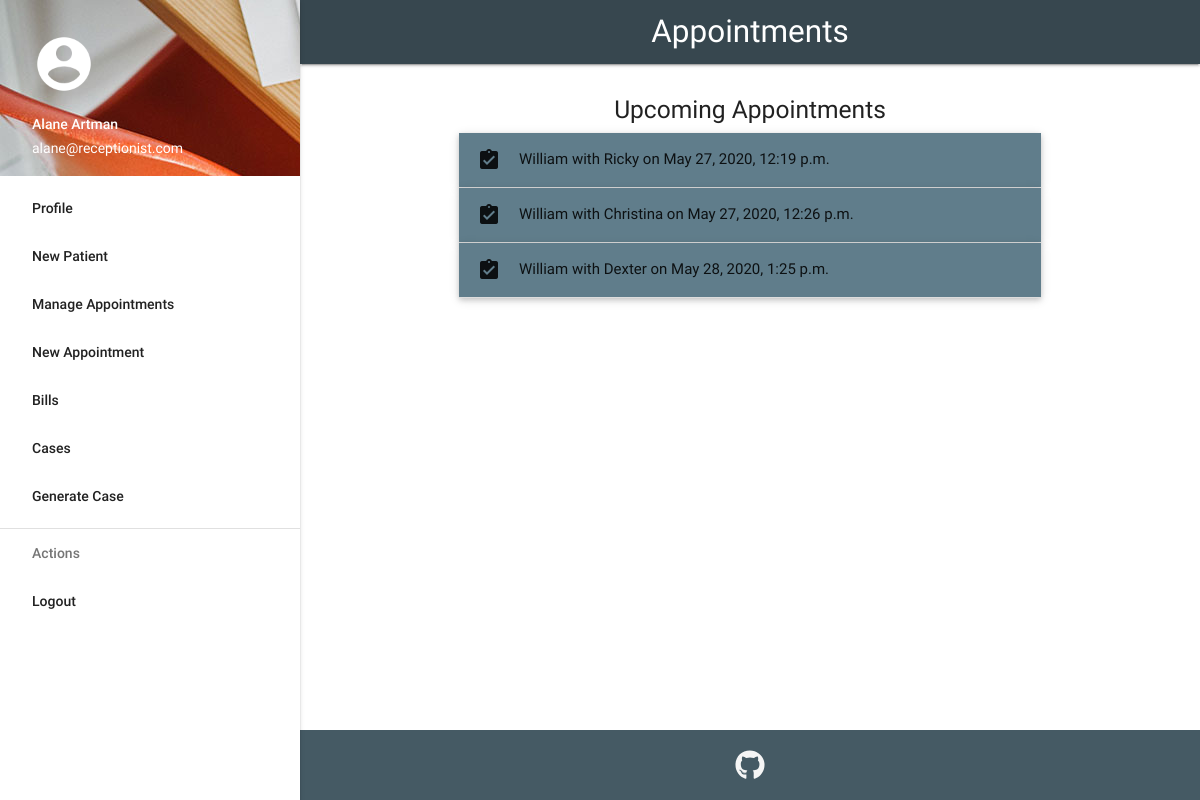
/appointments/ (signed in), run on the app's committed database.
### appointments/models.py (models this page shows, shortened)
class Appointment(models.Model):
	patient = models.ForeignKey(User, on_delete=models.CASCADE, related_name='appointment_patient')
	receptionist = models.ForeignKey(User, on_delete=models.CASCADE, related_name='appointment_receptionist')
	doctor = models.ForeignKey(User, on_delete=models.CASCADE, related_name='appointment_doctor')
	case = models.ForeignKey(case, on_delete=models.CASCADE, related_name='appointment_case')
	appointment_time = models.DateTimeField()

### appointments/views.py (the view)
# urls.py: path('', view),
@login_required
def view(request):
    c = {}
    user = request.user
    if hasGroup(user, 'receptionist'):
        c['isReceptionist'] = True
        c['appointments'] = Appointment.objects.filter(appointment_time__gte=timezone.now()).order_by('appointment_time')
    elif hasGroup(user, 'patient'):
        c['appointments'] = Appointment.objects.filter(patient=user, appointment_time__gte=timezone.now()).order_by('appointment_time')
    elif hasGroup(user, 'doctor'):
        c['appointments'] = Appointment.objects.filter(doctor=user, appointment_time__gte=timezone.now()).order_by('appointment_time')
    else:
        messages.add_message(request, messages.WARNING, 'Access Denied.')
        return HttpResponseRedirect('/home')
    return render(request, 'appointments/view_all.html', c)

### home/context_processors.py (called while the page is built)
def hasGroup(user, groupName):
    try:
        group = Group.objects.get(name=groupName)
        return True if group in user.groups.all() else False
    except:
        return False

### appointments/templates/appointments/view_all.html (shortened to what this page needs)
{% extends "home/base.html" %}
{% block heading %}Appointments{% endblock %}
{% block body %}
<h5>Upcoming Appointments</h5>
<div class="container">
<ul class="collapsible popout" data-collapsible="accordion">
  {% for appointment in appointments %}
  <li>
    <div class="collapsible-header blue-grey"><i class="material-icons">assignment_turned_in</i>{{appointment.patient.first_name}} with {{appointment.doctor.first_name}} on {{appointment.appointment_time}}</div>
  </li>
  {% endfor %}
</ul>
</div>
{% endblock %}

### home/templates/home/base.html (shortened to what this page needs)
{% load static %}
<html>
	<head>
		<link rel="stylesheet" href="{% static "css/materialize.min.css" %}">
		<link rel="stylesheet" href="{% static "css/style.css" %}">
	</head>
	<body>
		<ul id="slide-out" class="side-nav fixed">
			<li><div class="user-view">
		      <div class="background">
						<img src="{% static "index.jpeg" %}">
		      </div>
					<a href="/profile"><img class="circle center" src="{% static 'account.png' %}"></a>
		      <a href="/profile"><span class="white-text name">{{request.user.first_name}} {{request.user.last_name}}</span></a>
		      <a href="/profile"><span class="white-text email">{{request.user.email}}</span></a>
		    	</div>
			</li>
			<li><a class="waves-effect waves-grey" href="/profile">Profile</a></li>
			{% for item,url in menu.items %}
				<li><a class="waves-effect waves-grey" href="{{url}}">{{item}}</a></li>
			{% endfor %}
			<li><div class="divider"></div></li>
			<li><a class="subheader">Actions</a></li>
			<li><a class="waves-effect" href="/logout">Logout</a></li>
		</ul>
		<main class="center-align">
					<nav>
			    	<div class="nav-wrapper blue-grey darken-3">
							<a href="#" class="brand-logo center">{% block heading %}Hospital Portal{% endblock %}</a>
						</div>
					</nav>
					<div id="body">
						{% block body %}{% endblock %}
					</div>
		</main>
		<footer class="page-footer blue-grey darken-2">
			<div class="container">
        <div class="row">
          <div class="col l12 s12 grey-text text-lighten-4">
						<div class="center">
							<a class="grey-text text-lighten-4" target="_blank"><i class="fab fa-github fa-2x" aria-hidden="true"></i></a>
						</div>
          </div>
        </div>
      </div>
  	</footer>
	</body>
</html>

### home/static/css/style.css (style rules this page uses)
header, main, footer { padding-left: 300px; }
body { display: flex; min-height: 100vh; flex-direction: column; }
main { flex: 1 0 auto; }
#body { padding-top: 20px; }

### data on the page
Appointment: patient.first_name "William", doctor.first_name "Ricky", appointment_time "May 27, 2020, 12:19 p.m."
Appointment: patient.first_name "William", doctor.first_name "Christina", appointment_time "May 27, 2020, 12:26 p.m."
Appointment: patient.first_name "William", doctor.first_name "Dexter", appointment_time "May 28, 2020, 1:25 p.m."

### other printed values
{{ request.user.first_name }} "Alane"
{{ request.user.last_name }} "Artman"
{{ request.user.email }} "alane@receptionist.com"
{{ item }} "New Patient" "Manage Appointments" "New Appointment" "Bills" "Cases" "Generate Case"
